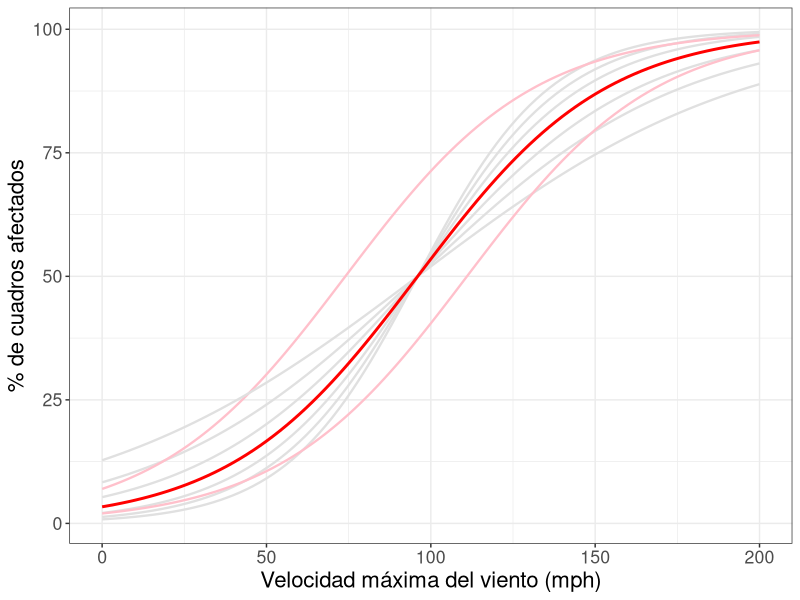

Reproduce this figure in R.
### PAQUETES ###
library(ggplot2)

## Función
sigfun = function(x,y,z) {
  100*(1 /(1 + exp(y*(-x + z))))
}

fin <- 200

z <- as.data.frame( seq(0,fin,by=1))

y1 <- 0.05
y2 <- 0.045
y3 <- 0.04
y4 <- 0.035
y5 <- 0.03
y6 <- 0.025
y7 <- 0.02
z1 <- 74
z2 <- 96
z3 <- 111
z4 <- 130
z5 <- 157
nt <- 10
tt <- 20
fin <- 200

s <- 0.8

funcionEjemplos <- ggplot(z) +
  stat_function(aes(0:fin), fun = sigfun, args = c(y=y1,z=z2), color = "#E0E0E0", size = s) +
  stat_function(aes(0:fin), fun = sigfun, args = c(y=y2,z=z2), color = "#E0E0E0", size = s) +
  stat_function(aes(0:fin), fun = sigfun, args = c(y=y3,z=z2), color = "#E0E0E0", size = s) +
  stat_function(aes(0:fin), fun = sigfun, args = c(y=y5,z=z2), color = "#E0E0E0", size = s) +
  stat_function(aes(0:fin), fun = sigfun, args = c(y=y6,z=z2), color = "#E0E0E0", size = s) +
  stat_function(aes(0:fin), fun = sigfun, args = c(y=y4,z=z1), color = "pink", size = s) +
  stat_function(aes(0:fin), fun = sigfun, args = c(y=y7,z=z2), color = "#E0E0E0", size = s) +
  stat_function(aes(0:fin), fun = sigfun, args = c(y=y4,z=z3), color = "pink", size = s) +
  stat_function(aes(0:fin), fun = sigfun, args = c(y=y4,z=z2), color = "red", size = 1) +
  labs(x="Velocidad máxima del viento (mph)", y="% de cuadros afectados") +
  theme_bw() +
  theme(text = element_text(size=16))

  ggsave("./imgs/img-funcion-sigmoidea.png",
    device = "png",
    funcionEjemplos,
    width = 14,
    height = 10,
    units = "cm"
    )
